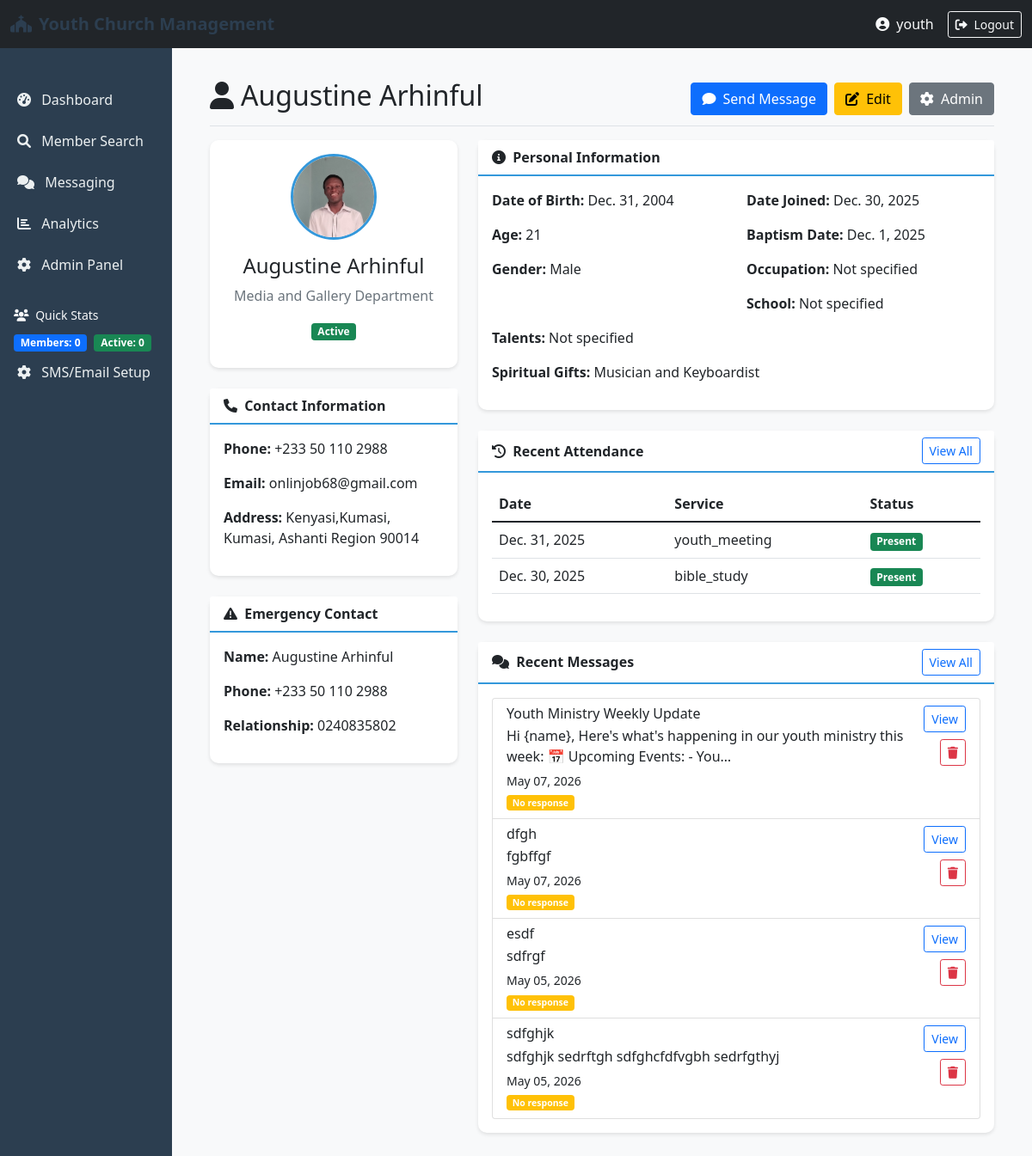
The page /portal/member/1/ (signed in) on the database as committed earlier.
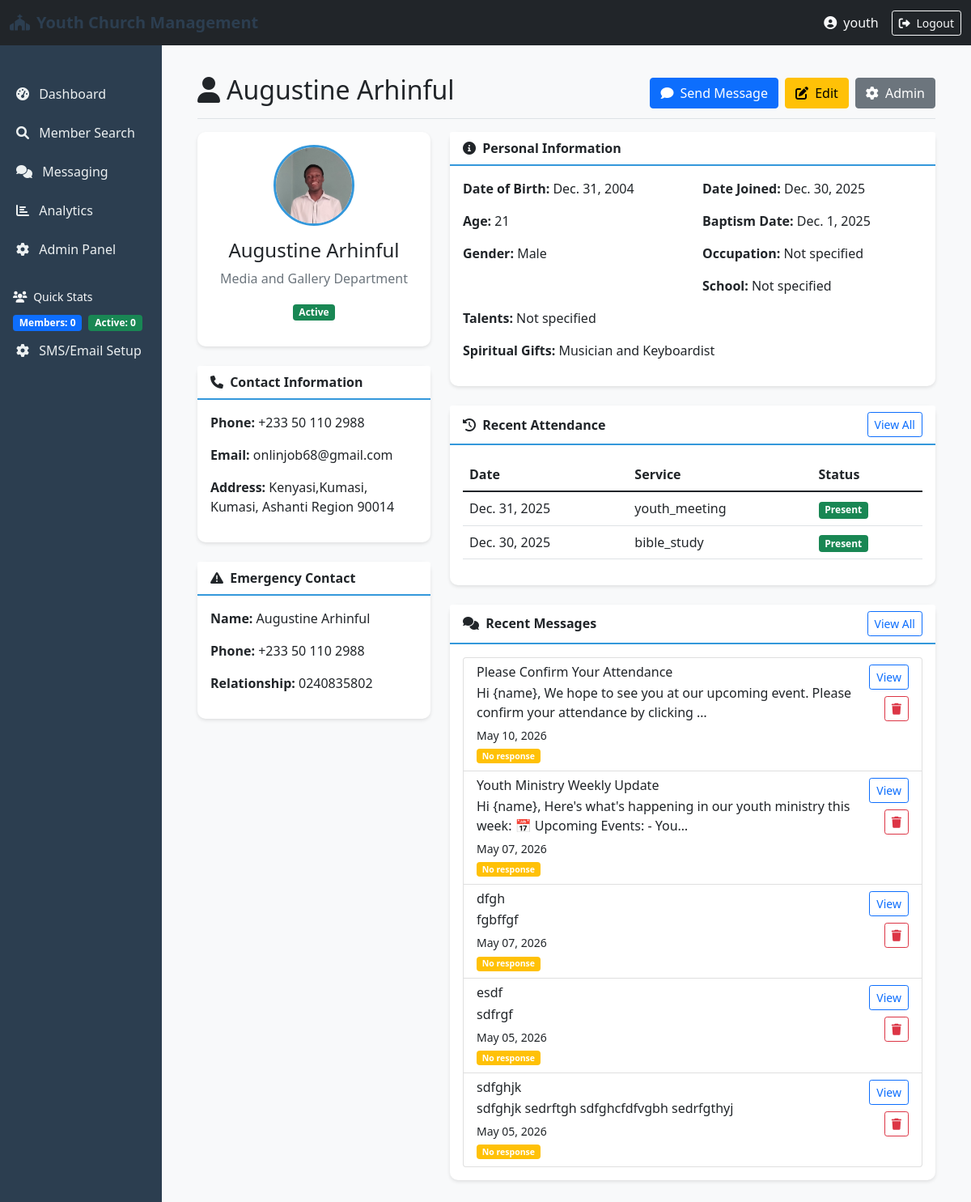
The same page on the database as committed later.
### members/models.py (models this page shows, shortened)
class Attendance(models.Model):
    member = models.ForeignKey(Member, on_delete=models.CASCADE, related_name='attendances')
    service_date = models.DateField()
    service_type = models.CharField(max_length=50)  # e.g., 'Sunday Service', 'Bible Study'
    attended = models.BooleanField(default=True)
    check_in_time = models.DateTimeField(auto_now_add=True)
    notes = models.TextField(blank=True)
    is_deleted = models.BooleanField(default=False)
    deleted_at = models.DateTimeField(null=True, blank=True)
    class Meta:
        ordering = ['-service_date']
        unique_together = ['member', 'service_date', 'service_type']

### messaging/models.py (models this page shows, shortened)
class Conversation(models.Model):
    message = models.ForeignKey(Message, on_delete=models.CASCADE, related_name='conversations')
    member = models.ForeignKey(Member, on_delete=models.CASCADE, related_name='conversations')
    is_read = models.BooleanField(default=False)
    responded = models.BooleanField(default=False)
    last_updated = models.DateTimeField(auto_now=True)
    class Meta:
        unique_together = ['message', 'member']
        ordering = ['-last_updated']

class Message(models.Model):
    MESSAGE_TYPE_CHOICES = [
        ('broadcast', 'Broadcast to All'),
        ('group', 'Group Message'),
        ('individual', 'Individual Message'),
    ]
    id = models.UUIDField(primary_key=True, default=uuid.uuid4, editable=False)
    sender = models.ForeignKey(User, on_delete=models.CASCADE, related_name='sent_messages')
    message_type = models.CharField(max_length=20, choices=MESSAGE_TYPE_CHOICES, default='broadcast')
    subject = models.CharField(max_length=200)
    content = models.TextField()
    allow_member_replies = models.BooleanField(default=False)
    reply_token = models.UUIDField(default=uuid.uuid4, editable=False)
    recipients = models.ManyToManyField(Member, related_name='received_messages', blank=True)
    is_broadcast = models.BooleanField(default=False)
    is_sent = models.BooleanField(default=False)
    is_delivered = models.BooleanField(default=False)
    created_at = models.DateTimeField(auto_now_add=True)
    scheduled_for = models.DateTimeField(null=True, blank=True)
    sent_at = models.DateTimeField(null=True, blank=True)
    sms_sent = models.BooleanField(default=False)
    whatsapp_sent = models.BooleanField(default=False)
    is_deleted = models.BooleanField(default=False)
    deleted_at = models.DateTimeField(null=True, blank=True)
    class Meta:
        ordering = ['-created_at']

### portal/views.py (the view)
# urls.py: path('member/<int:pk>/', views.member_detail, name='member_detail'),
@staff_member_required
def member_detail(request, pk):
    member = get_object_or_404(Member, pk=pk)
    attendance = member.attendances.filter(is_deleted=False)[:10]
    family = member.family_members.all()
    conversations = member.conversations.select_related('message').all()[:10]
    context = {
        'member': member,
        'attendance': attendance,
        'family': family,
        'conversations': conversations,
    }
    return render(request, 'portal/member_detail.html', context)

### members/models.py (called while the page is built)
    def full_name(self):
        return f"{self.first_name} {self.middle_name} {self.last_name}".strip()

    @property
    def age(self):
        if not self.date_of_birth:
            return None
        from datetime import date
        today = date.today()
        return today.year - self.date_of_birth.year - (
            (today.month, today.day) < (self.date_of_birth.month, self.date_of_birth.day)
        )

### templates/portal/member_detail.html (shortened to what the changed rows need)
{% extends 'base.html' %}
{% block content %}
<div class="d-flex justify-content-between flex-wrap flex-md-nowrap align-items-center pt-3 pb-2 mb-3 border-bottom">
    <h1 class="h2">
        <i class="fas fa-user me-2"></i>{{ member.full_name }}
    </h1>
</div>
<div class="row">
    <div class="col-md-8">
        <div class="card mb-4">
            <div class="card-body">
                {% if attendance %}
                <div class="table-responsive">
                    <table class="table table-hover">
                        <thead>
                            <tr>
                                <th>Date</th>
                                <th>Service</th>
                                <th>Status</th>
                            </tr>
                        </thead>
                        <tbody>
                            {% for record in attendance %}
                            <tr>
                                <td>{{ record.service_date }}</td>
                                <td>{{ record.service_type }}</td>
                                <td>
                                    {% if record.attended %}
                                    <span class="badge bg-success">Present</span>
                                    {% else %}
                                    <span class="badge bg-danger">Absent</span>
                                    {% endif %}
                                </td>
                            </tr>
                            {% endfor %}
                        </tbody>
                    </table>
                </div>
                {% else %}
                <p class="text-muted">No attendance records found.</p>
                {% endif %}
            </div>
        </div>
        <div class="card">
            <div class="card-body">
                {% if conversations %}
                <div class="list-group">
                    {% for conversation in conversations %}
                    <div class="list-group-item list-group-item-action">
                        <div class="d-flex w-100 justify-content-between gap-2">
                            <div class="flex-grow-1">
                                <h6 class="mb-1">{{ conversation.message.subject }}</h6>
                                <p class="mb-1">{{ conversation.message.content|truncatechars:100 }}</p>
                                <small>{{ conversation.last_updated|date:"M d, Y" }}</small>
                            </div>
                            <div class="d-flex flex-column gap-2 align-items-end">
                                <a href="{% url 'message_responses' conversation.message.id %}" class="btn btn-sm btn-outline-primary">
                                    View
                                </a>
                                <form method="post" action="{% url 'delete_message' conversation.message.id %}" onsubmit="return confirm('Delete this message and all related responses?');">
                                    <button type="submit" class="btn btn-sm btn-outline-danger">
                                        <i class="fas fa-trash"></i>
                                    </button>
                                </form>
                            </div>
                        </div>
                        <small>
                            {% if conversation.responded %}
                            <span class="badge bg-success">Responded</span>
                            {% else %}
                            <span class="badge bg-warning">No response</span>
                            {% endif %}
                        </small>
                    </div>
                    {% endfor %}
                </div>
                {% else %}
                <p class="text-muted">No messages sent to this member.</p>
                {% endif %}
            </div>
        </div>
    </div>
</div>
{% endblock %}

Rows that differ between the two databases and show on the page:
added Conversation: message.subject "Please Confirm Your Attendance", message.content "Hi {name}, We hope to see you at our upcoming event. Please confirm your attendance by clicking …", last_updated "May 10, 2026", responded "No response"
